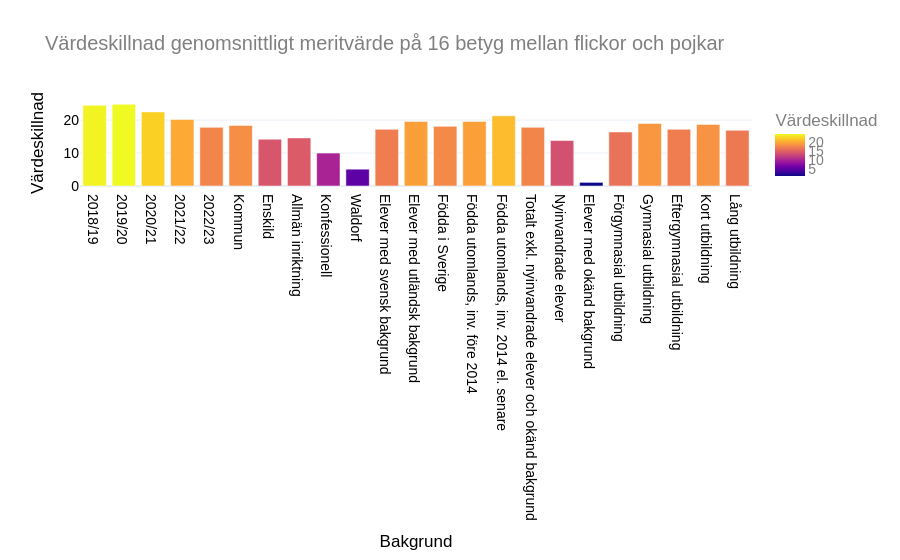

Notebook code cell kept with this figure:
### Markdown cell above
### Graf 4: Värdeskillnad merit på 16 betyg mellan flickor och pojkar

### Code cell
title = "Värdeskillnad genomsnittligt meritvärde på 16 betyg mellan flickor och pojkar"
df_flickor_pojkar = df_grades[["Key","Flickor merit 16", "Pojkar merit 16"]].dropna()
df_flickor_pojkar["Skillnad på flickor och pojkar"] = df_flickor_pojkar["Flickor merit 16"] - df_flickor_pojkar["Pojkar merit 16"]

fig = px.bar(df_flickor_pojkar, x="Key", y=["Skillnad på flickor och pojkar"], title=title, labels={"Key": "Bakgrund", "value": "Värdeskillnad"}, color="value")
fig.write_html("visualiseringar/Värdeskillnad merit på 16 betyg mellan flickor och pojkar.html")
design_barchart(fig)
fig

### Figure 1 — Plotly figure (JSON) as saved in the notebook; plotly's stock layout.template omitted (floating-point values rounded to 4 significant figures)
{"data": [{"hovertemplate": "Bakgrund=%{x}<br>Värdeskillnad=%{marker.color}<extra></extra>", "legendgroup": "", "marker": {"color": [24.5, 24.8, 22.5, 20.2, 17.8, 18.4, 14.2, 14.6, 10.0, 5.1, 17.2, 19.6, 18.1, 19.6, 21.3, 17.8, 13.8, 1.1, 16.4, 19.0, 17.2, 18.7, 16.9], "coloraxis": "coloraxis", "pattern": {"shape": ""}}, "name": "", "orientation": "v", "showlegend": false, "textposition": "auto", "type": "bar", "x": ["2018/19", "2019/20", "2020/21", "2021/22", "2022/23", "Kommun", "Enskild", "Allmän inriktning", "Konfessionell", "Waldorf", "Elever med svensk bakgrund", "Elever med utländsk bakgrund", "Födda i Sverige", "Födda utomlands, inv. före 2014", "Födda utomlands, inv. 2014 el. senare", "Totalt exkl. nyinvandrade elever och okänd bakgrund", "Nyinvandrade elever", "Elever med okänd bakgrund", "Förgymnasial utbildning", "Gymnasial utbildning", "Eftergymnasial utbildning", "Kort utbildning", "Lång utbildning"], "xaxis": "x", "y": [24.5, 24.8, 22.5, 20.2, 17.8, 18.4, 14.2, 14.6, 10.0, 5.1, 17.2, 19.6, 18.1, 19.6, 21.3, 17.8, 13.8, 1.1, 16.4, 19.0, 17.2, 18.7, 16.9], "yaxis": "y"}], "layout": {"barmode": "relative", "coloraxis": {"colorbar": {"title": {"text": "Värdeskillnad"}}, "colorscale": [[0, "#0d0887"], [0.1111, "#46039f"], [0.2222, "#7201a8"], [0.3333, "#9c179e"], [0.4444, "#bd3786"], [0.5556, "#d8576b"], [0.6667, "#ed7953"], [0.7778, "#fb9f3a"], [0.8889, "#fdca26"], [1, "#f0f921"]]}, "font": {"color": "gray", "family": "Arial", "size": 14}, "hovermode": "x", "legend": {"tracegroupgap": 0}, "title": {"text": "Värdeskillnad genomsnittligt meritvärde på 16 betyg mellan flickor och pojkar"}, "xaxis": {"anchor": "y", "color": "black", "domain": [0, 1], "showgrid": false, "tickmode": "linear", "title": {"text": "Bakgrund"}}, "yaxis": {"anchor": "x", "color": "black", "domain": [0, 1], "title": {"text": "Värdeskillnad"}}}}
